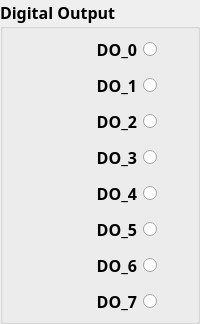
              <widget class="QGroupBox" name="groupBox_Robot_DO">
               <property name="font">
                <font>
                 <family>Segoe UI Variable Text Semibold</family>
                 <pointsize>12</pointsize>
                 <bold>true</bold>
                </font>
               </property>
               <property name="title">
                <string>Digital Output</string>
               </property>
               <layout class="QVBoxLayout" name="verticalLayout_5">
                <property name="leftMargin">
                 <number>0</number>
                </property>
                <property name="topMargin">
                 <number>5</number>
                </property>
                <property name="rightMargin">
                 <number>40</number>
                </property>
                <property name="bottomMargin">
                 <number>5</number>
                </property>
                <item>
                 <widget class="QRadioButton" name="radioButton_DO_0">
                  <property name="minimumSize">
                   <size>
                    <width>60</width>
                    <height>30</height>
                   </size>
                  </property>
                  <property name="maximumSize">
                   <size>
                    <width>65</width>
                    <height>30</height>
                   </size>
                  </property>
                  <property name="layoutDirection">
                   <enum>Qt::RightToLeft</enum>
                  </property>
                  <property name="text">
                   <string>DO_0</string>
                  </property>
                  <property name="checkable">
                   <bool>true</bool>
                  </property>
                  <property name="checked">
                   <bool>false</bool>
                  </property>
                  <property name="autoRepeat">
                   <bool>false</bool>
                  </property>
                  <property name="autoExclusive">
                   <bool>false</bool>
                  </property>
                 </widget>
                </item>
                <item>
                 <widget class="QRadioButton" name="radioButton_DO_1">
                  <property name="minimumSize">
                   <size>
                    <width>60</width>
                    <height>30</height>
                   </size>
                  </property>
                  <property name="maximumSize">
                   <size>
                    <width>65</width>
                    <height>30</height>
                   </size>
                  </property>
                  <property name="layoutDirection">
                   <enum>Qt::RightToLeft</enum>
                  </property>
                  <property name="text">
                   <string>DO_1</string>
                  </property>
                  <property name="checkable">
                   <bool>true</bool>
                  </property>
                  <property name="checked">
                   <bool>false</bool>
                  </property>
                  <property name="autoRepeat">
                   <bool>false</bool>
                  </property>
                  <property name="autoExclusive">
                   <bool>false</bool>
                  </property>
                 </widget>
                </item>
                <item>
                 <widget class="QRadioButton" name="radioButton_DO_2">
                  <property name="minimumSize">
                   <size>
                    <width>60</width>
                    <height>30</height>
                   </size>
                  </property>
                  <property name="maximumSize">
                   <size>
                    <width>65</width>
                    <height>30</height>
                   </size>
                  </property>
                  <property name="layoutDirection">
                   <enum>Qt::RightToLeft</enum>
                  </property>
                  <property name="text">
                   <string>DO_2</string>
                  </property>
                  <property name="checkable">
                   <bool>true</bool>
                  </property>
                  <property name="checked">
                   <bool>false</bool>
                  </property>
                  <property name="autoRepeat">
                   <bool>false</bool>
                  </property>
                  <property name="autoExclusive">
                   <bool>false</bool>
                  </property>
                 </widget>
                </item>
                <item>
                 <widget class="QRadioButton" name="radioButton_DO_3">
                  <property name="minimumSize">
                   <size>
                    <width>60</width>
                    <height>30</height>
                   </size>
                  </property>
                  <property name="maximumSize">
                   <size>
                    <width>65</width>
                    <height>30</height>
                   </size>
                  </property>
                  <property name="layoutDirection">
                   <enum>Qt::RightToLeft</enum>
                  </property>
                  <property name="text">
                   <string>DO_3</string>
                  </property>
                  <property name="checkable">
                   <bool>true</bool>
                  </property>
                  <property name="checked">
                   <bool>false</bool>
                  </property>
                  <property name="autoRepeat">
                   <bool>false</bool>
                  </property>
                  <property name="autoExclusive">
                   <bool>false</bool>
                  </property>
                 </widget>
                </item>
                <item>
                 <widget class="QRadioButton" name="radioButton_DO_4">
                  <property name="minimumSize">
                   <size>
                    <width>60</width>
                    <height>30</height>
                   </size>
                  </property>
                  <property name="maximumSize">
                   <size>
                    <width>65</width>
                    <height>30</height>
                   </size>
                  </property>
                  <property name="layoutDirection">
                   <enum>Qt::RightToLeft</enum>
                  </property>
                  <property name="text">
                   <string>DO_4</string>
                  </property>
                  <property name="checkable">
                   <bool>true</bool>
                  </property>
                  <property name="checked">
                   <bool>false</bool>
                  </property>
                  <property name="autoRepeat">
                   <bool>false</bool>
                  </property>
                  <property name="autoExclusive">
                   <bool>false</bool>
                  </property>
                 </widget>
                </item>
                <item>
                 <widget class="QRadioButton" name="radioButton_DO_5">
                  <property name="minimumSize">
                   <size>
                    <width>60</width>
                    <height>30</height>
                   </size>
                  </property>
                  <property name="maximumSize">
                   <size>
                    <width>65</width>
                    <height>30</height>
                   </size>
                  </property>
                  <property name="layoutDirection">
                   <enum>Qt::RightToLeft</enum>
                  </property>
                  <property name="text">
                   <string>DO_5</string>
                  </property>
                  <property name="checkable">
                   <bool>true</bool>
                  </property>
                  <property name="checked">
                   <bool>false</bool>
                  </property>
                  <property name="autoRepeat">
                   <bool>false</bool>
                  </property>
                  <property name="autoExclusive">
                   <bool>false</bool>
                  </property>
                 </widget>
                </item>
                <item>
                 <widget class="QRadioButton" name="radioButton_DO_6">
                  <property name="minimumSize">
                   <size>
                    <width>60</width>
                    <height>30</height>
                   </size>
                  </property>
                  <property name="maximumSize">
                   <size>
                    <width>65</width>
                    <height>30</height>
                   </size>
                  </property>
                  <property name="layoutDirection">
                   <enum>Qt::RightToLeft</enum>
                  </property>
                  <property name="text">
                   <string>DO_6</string>
                  </property>
                  <property name="checkable">
                   <bool>true</bool>
                  </property>
                  <property name="checked">
                   <bool>false</bool>
                  </property>
                  <property name="autoRepeat">
                   <bool>false</bool>
                  </property>
                  <property name="autoExclusive">
                   <bool>false</bool>
                  </property>
                 </widget>
                </item>
                <item>
                 <widget class="QRadioButton" name="radioButton_DO_7">
                  <property name="minimumSize">
                   <size>
                    <width>60</width>
                    <height>30</height>
                   </size>
                  </property>
                  <property name="maximumSize">
                   <size>
                    <width>65</width>
                    <height>30</height>
                   </size>
                  </property>
                  <property name="layoutDirection">
                   <enum>Qt::RightToLeft</enum>
                  </property>
                  <property name="text">
                   <string>DO_7</string>
                  </property>
                  <property name="checkable">
                   <bool>true</bool>
                  </property>
                  <property name="checked">
                   <bool>false</bool>
                  </property>
                  <property name="autoRepeat">
                   <bool>false</bool>
                  </property>
                  <property name="autoExclusive">
                   <bool>false</bool>
                  </property>
                 </widget>
                </item>
               </layout>
              </widget>
